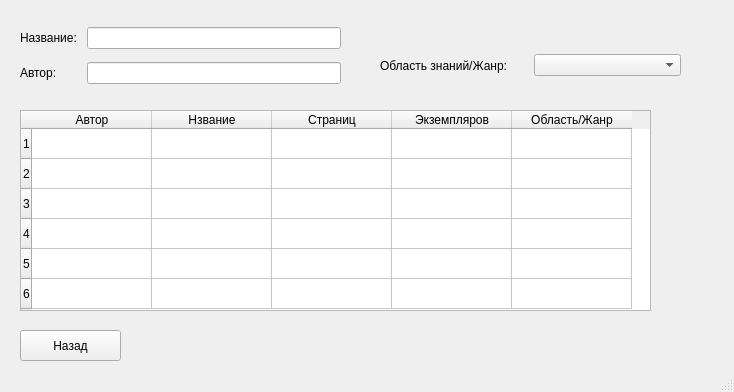
<?xml version="1.0" encoding="UTF-8"?>
<ui version="4.0">
 <class>MainWindow</class>
 <widget class="QMainWindow" name="MainWindow">
  <property name="geometry">
   <rect>
    <x>0</x>
    <y>0</y>
    <width>734</width>
    <height>392</height>
   </rect>
  </property>
  <property name="windowTitle">
   <string>Поиск книг</string>
  </property>
  <widget class="QWidget" name="centralwidget">
   <widget class="QTableWidget" name="tableWidget">
    <property name="geometry">
     <rect>
      <x>20</x>
      <y>110</y>
      <width>631</width>
      <height>201</height>
     </rect>
    </property>
    <property name="tabletTracking">
     <bool>false</bool>
    </property>
    <property name="acceptDrops">
     <bool>false</bool>
    </property>
    <property name="autoFillBackground">
     <bool>false</bool>
    </property>
    <property name="dragEnabled">
     <bool>false</bool>
    </property>
    <property name="dragDropOverwriteMode">
     <bool>false</bool>
    </property>
    <property name="rowCount">
     <number>6</number>
    </property>
    <property name="columnCount">
     <number>5</number>
    </property>
    <attribute name="horizontalHeaderCascadingSectionResizes">
     <bool>true</bool>
    </attribute>
    <attribute name="horizontalHeaderDefaultSectionSize">
     <number>120</number>
    </attribute>
    <row/>
    <row/>
    <row/>
    <row/>
    <row/>
    <row/>
    <column>
     <property name="text">
      <string>Автор</string>
     </property>
    </column>
    <column>
     <property name="text">
      <string>Нзвание</string>
     </property>
    </column>
    <column>
     <property name="text">
      <string>Страниц</string>
     </property>
    </column>
    <column>
     <property name="text">
      <string>Экземпляров</string>
     </property>
    </column>
    <column>
     <property name="text">
      <string>Область/Жанр</string>
     </property>
    </column>
   </widget>
   <widget class="QPushButton" name="pushButton">
    <property name="geometry">
     <rect>
      <x>20</x>
      <y>330</y>
      <width>101</width>
      <height>31</height>
     </rect>
    </property>
    <property name="text">
     <string>Назад</string>
    </property>
   </widget>
   <widget class="QWidget" name="layoutWidget">
    <property name="geometry">
     <rect>
      <x>20</x>
      <y>20</y>
      <width>321</width>
      <height>71</height>
     </rect>
    </property>
    <layout class="QGridLayout" name="gridLayout">
     <item row="0" column="0">
      <widget class="QLabel" name="label">
       <property name="text">
        <string>Название: </string>
       </property>
      </widget>
     </item>
     <item row="0" column="1">
      <widget class="QLineEdit" name="lineEdit"/>
     </item>
     <item row="1" column="0">
      <widget class="QLabel" name="label_2">
       <property name="text">
        <string>Автор: </string>
       </property>
      </widget>
     </item>
     <item row="1" column="1">
      <widget class="QLineEdit" name="lineEdit_2"/>
     </item>
    </layout>
   </widget>
   <widget class="QWidget" name="layoutWidget">
    <property name="geometry">
     <rect>
      <x>380</x>
      <y>50</y>
      <width>301</width>
      <height>31</height>
     </rect>
    </property>
    <layout class="QHBoxLayout" name="horizontalLayout">
     <item>
      <widget class="QLabel" name="label_3">
       <property name="text">
        <string>Область знаний/Жанр: </string>
       </property>
      </widget>
     </item>
     <item>
      <widget class="QComboBox" name="comboBox"/>
     </item>
    </layout>
   </widget>
  </widget>
  <widget class="QMenuBar" name="menubar">
   <property name="geometry">
    <rect>
     <x>0</x>
     <y>0</y>
     <width>734</width>
     <height>22</height>
    </rect>
   </property>
  </widget>
  <widget class="QStatusBar" name="statusbar"/>
 </widget>
 <resources/>
 <connections/>
</ui>
